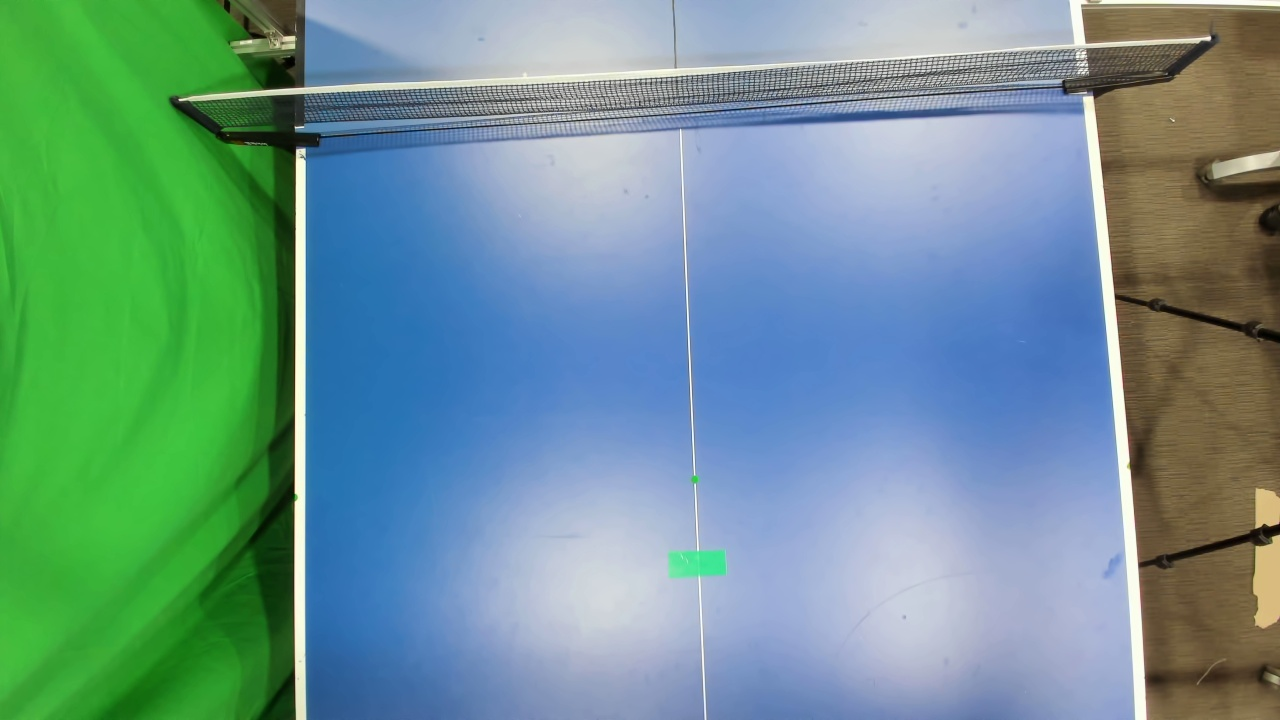
#> input picture cam0_ex.jpg, 1280 x 720 px
$ jupyter execute Making_Mask.ipynb
#> lines starting #> are read from the running program, lines starting #| are printed output that depends on the picture; after the words box and inside, x2 and y2 are one past the last pixel; in counts of white or black regions, pixels touching at a corner belong together
[cell 1]
import cv2
import numpy as np
import sys

[cell 2]
# 트랙바 콜백 함수 생성
def nothing(x):
    pass

def on_trackbar():
    global hmin,hmax,smin,smax,vmin,vmax
    hmin = cv2.getTrackbarPos('H_min', 'dst')
    hmax = cv2.getTrackbarPos('H_max', 'dst')
    smin = cv2.getTrackbarPos('S_min', 'dst')
    smax = cv2.getTrackbarPos('S_max', 'dst')
    vmin = cv2.getTrackbarPos('V_min', 'dst')
    vmax = cv2.getTrackbarPos('V_max', 'dst')

[cell 3]
# cv2.namedWindow('src')
cv2.namedWindow('dst')

# 트랙바 생성
cv2.createTrackbar('H_min', 'dst', 0, 255, nothing)
cv2.setTrackbarPos('H_min', 'dst',60)
cv2.createTrackbar('H_max', 'dst', 0, 255, nothing)
cv2.setTrackbarPos('H_max', 'dst',100)
cv2.createTrackbar('S_min', 'dst', 0, 255, nothing)
cv2.setTrackbarPos('S_min', 'dst',60)
cv2.createTrackbar('S_max', 'dst', 0, 255, nothing)
cv2.setTrackbarPos('S_max', 'dst',100)
cv2.createTrackbar('V_min', 'dst', 0, 255, nothing)
cv2.setTrackbarPos('V_min', 'dst',60)
cv2.createTrackbar('V_max', 'dst', 0, 255, nothing)
cv2.setTrackbarPos('V_max', 'dst',100)

[cell 4]
while(True):
    #set the cam num
    cam_num=0
    src = cv2.imread(f'./cam{cam_num}_ex.jpg')
#> src is the input picture: shape (720, 1280, 3); mean B, G, R 145.9, 149.4, 108.6

    #이미지 불러와졌는지
    if src is None:
        print('Image load failed!')
        sys.exit()

    cv2.imshow('src', src)
    src_hsv = cv2.cvtColor(src, cv2.COLOR_BGR2HSV)
#> src_hsv: shape (720, 1280, 3); mean H, S, V 83.1, 114.6, 177.7

    #Trackbar 불러오기
    on_trackbar()

    #Detecting Color Setting
    dst = cv2.inRange(src_hsv, (hmin, smin, vmin), (hmax, smax, vmax))
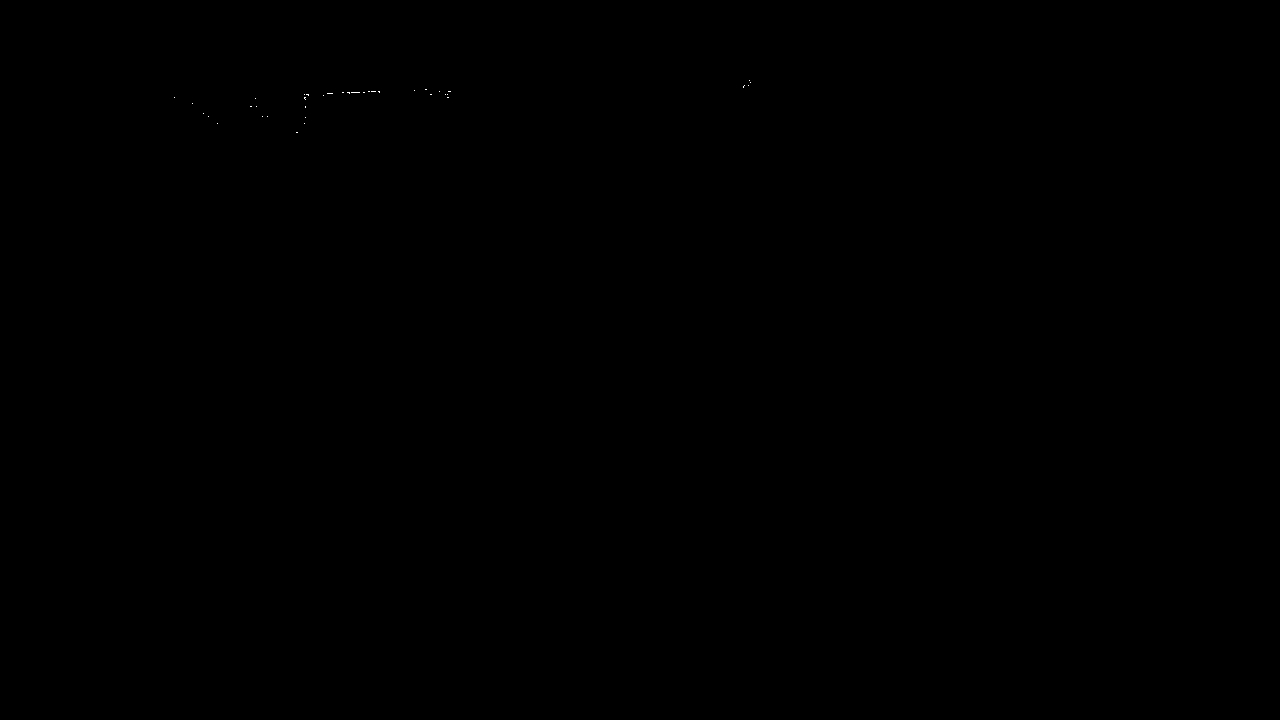
#> dst: shape (720, 1280); 0.01% white in thin lines or dots, all inside (x1, y1, x2, y2) = (174, 80, 751, 133)
    cv2.imshow('dst', dst)

    #MORPH 함수 이용하여 정확도 향상
    kernel = np.ones((11,11), np.uint8)
    dst = cv2.morphologyEx(dst, cv2.MORPH_OPEN, kernel)
#> dst: shape (720, 1280); every value is 0
    dst = cv2.morphologyEx(dst, cv2.MORPH_CLOSE, kernel)

    # 마스크 이미지로 원본 이미지에서 범위값에 해당되는 영상 부분을 획득
    img_result = cv2.bitwise_and(src, src, mask=dst)
#> img_result: shape (720, 1280, 3); every value is 0

    cv2.imshow('src', src)
    cv2.imshow('dst',dst)
    cv2.imshow('img_result', img_result)

    if cv2.waitKey(1) & 0xFF == 27:
#> (key Esc is pressed here)
        cv2.imwrite(f'cam{cam_num}_mask_cali_v2.jpg', ~dst)
        break

cv2.destroyAllWindows()

[cell 5]
#color inversion
src = cv2.imread('cam0_mask_cali_v2.jpg')
#> src: shape (720, 1280, 3); every value is 255

out=src.copy()
out=255-out

src=out

[cell 6]
import cv2 as cv

# ROI 마스크 PNG 파일 추출

print("in draw_mask")
pts = []  # 마우스로 클릭한 포인트 저장
mask_list = []  # 마스크 리스트 저장

# 마스크 추출을 위한 마우스 클릭 이벤트 리스너
# [53 lines left out: function draw_mask_eventListener, not called in this run]

img = cv.imread('./cam1_ex.jpg')
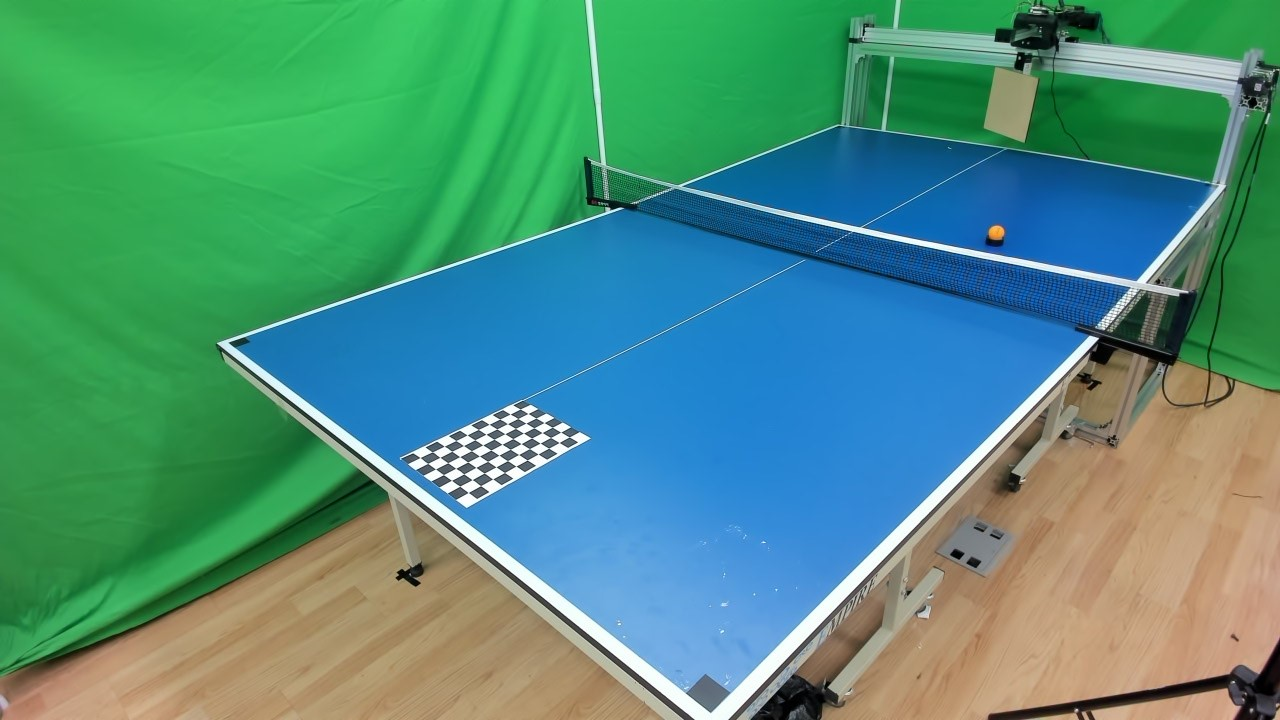
#> input picture cam1_ex.jpg, 1280 x 720 px
#> img is the input picture: shape (720, 1280, 3); mean B, G, R 124.4, 145.1, 78.9
cv.startWindowThread()
cv.namedWindow('image')  # 새로운 윈도우 창 이름 설정
cv.setMouseCallback('image', draw_mask_eventListener)  # 마우스 이벤트가 발생했을 때 전달할 함수

while True:
    key = cv.waitKey(1) & 0xFF  # SOH
#> (key Esc is pressed here)
    if key == 27:  # ESC
        break
cv.destroyAllWindows()  # 열린 창 닫기
